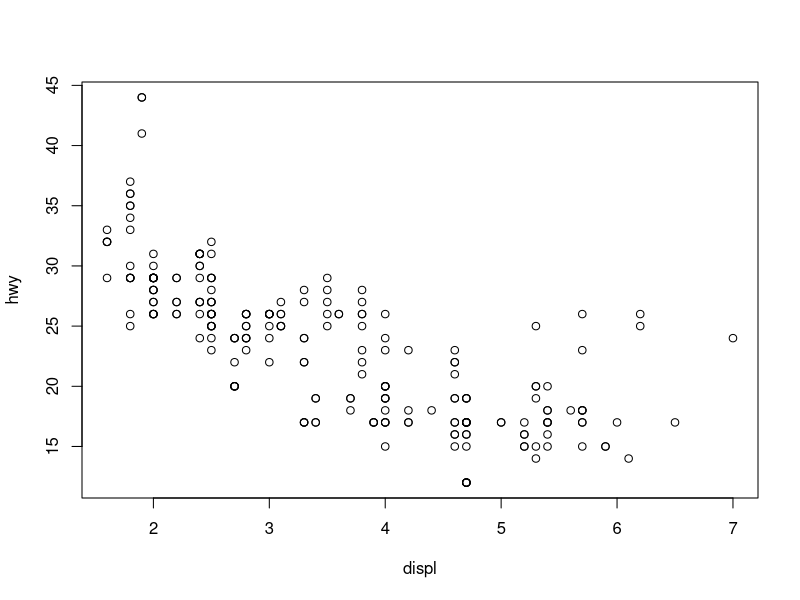

This chart was generated by the following R code:
## ---- chunk 1
knitr::opts_chunk$set(echo = TRUE)
## ---- chunk 2
if("tidyverse" %in% rownames(installed.packages()) == FALSE) {
  install.packages("tidyverse")
}
library(tidyverse)
## ---- chunk 3
data(mpg)
View(mpg)
## ---- chunk 4
attach(mpg)
plot(displ, hwy)
